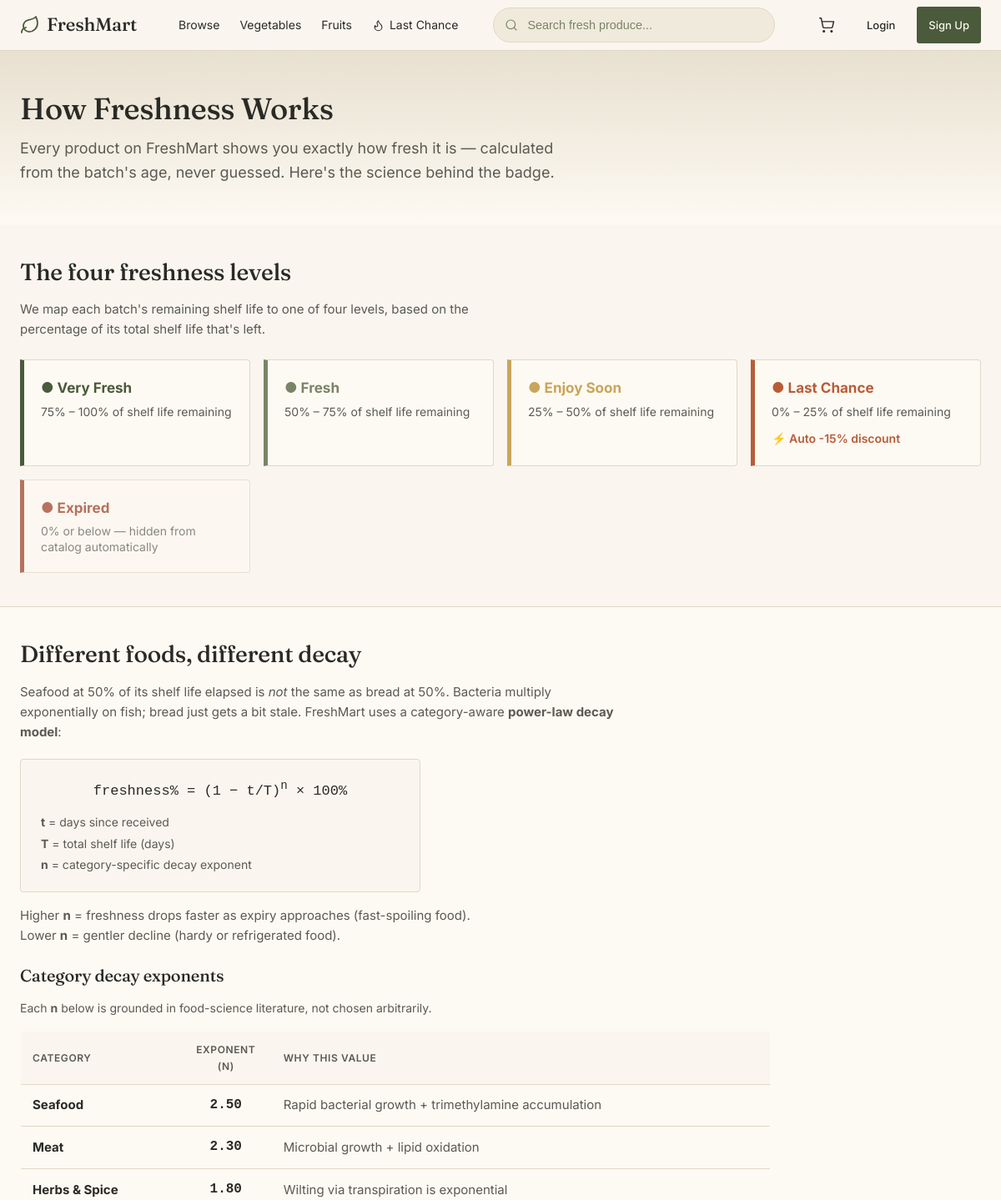
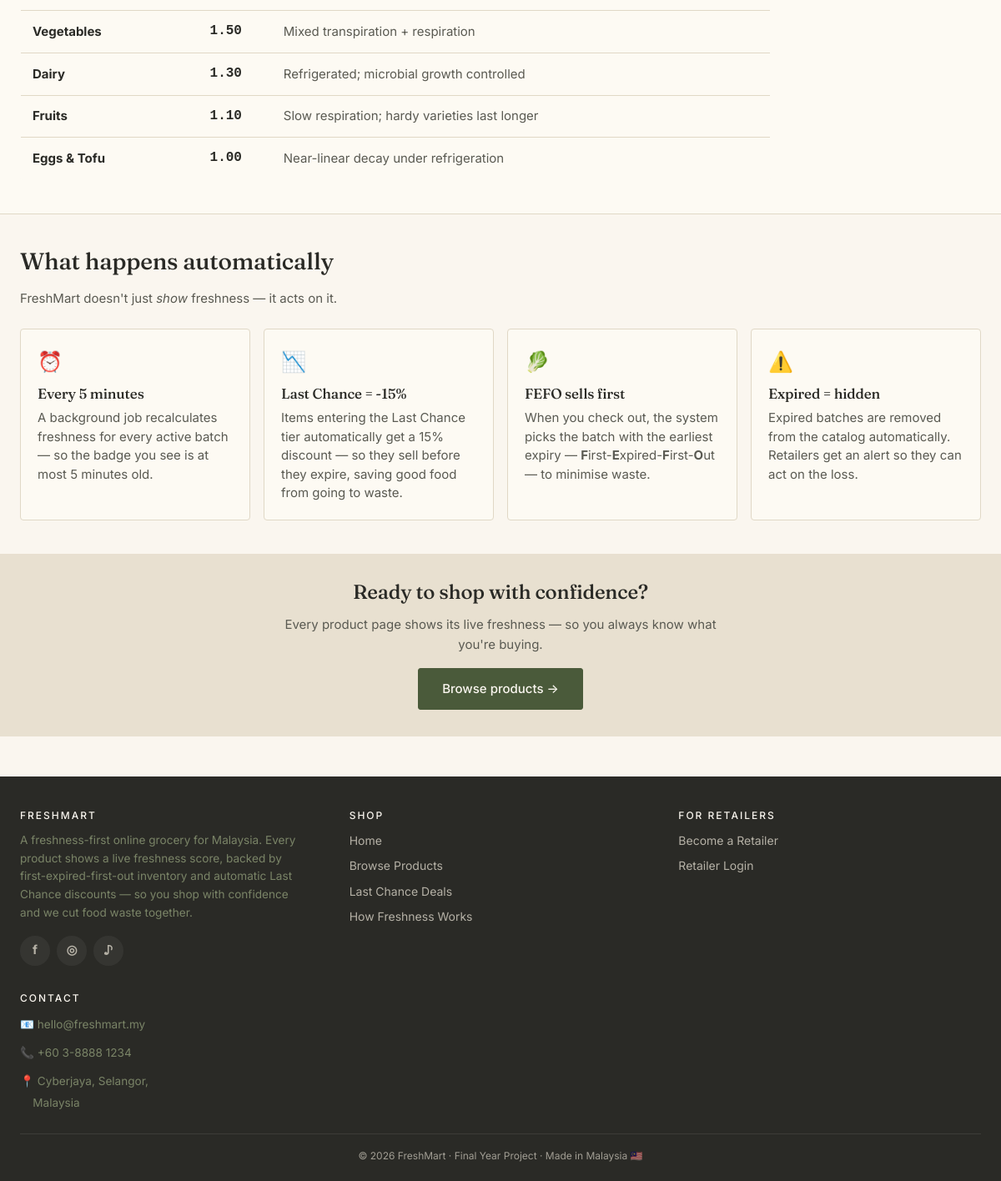
The app's page /public/shop/freshness.php with its own data (2 pictures, top to bottom).
### tables this page shows
CREATE TABLE `freshness_config` (
  `id` bigint(20) UNSIGNED NOT NULL,
  `level_name` enum('VERY_FRESH','FRESH','ENJOY_SOON','LAST_CHANCE') NOT NULL,
  `min_percent` decimal(5,2) NOT NULL,
  `max_percent` decimal(5,2) NOT NULL,
  `color_hex` varchar(7) NOT NULL,
  `label_en` varchar(50) NOT NULL,
  `auto_discount_pct` decimal(5,2) NOT NULL DEFAULT 0.00,
  `alert_retailer` tinyint(1) NOT NULL DEFAULT 0,
  `display_order` int(11) NOT NULL DEFAULT 0,
  `updated_at` timestamp NOT NULL DEFAULT current_timestamp() ON UPDATE current_timestamp()
);

CREATE TABLE `categories` (
  `id` bigint(20) UNSIGNED NOT NULL,
  `name` varchar(100) NOT NULL,
  `slug` varchar(120) NOT NULL,
  `description` text DEFAULT NULL,
  `icon` varchar(50) DEFAULT NULL,
  `default_shelf_life_days` int(11) NOT NULL DEFAULT 7,
  `decay_exponent` decimal(3,2) NOT NULL DEFAULT 1.00,
  `decay_rationale` varchar(255) DEFAULT NULL,
  `display_order` int(11) NOT NULL DEFAULT 0,
  `is_active` tinyint(1) NOT NULL DEFAULT 1,
  `created_at` timestamp NOT NULL DEFAULT current_timestamp(),
  `updated_at` timestamp NOT NULL DEFAULT current_timestamp() ON UPDATE current_timestamp()
);

### includes/db.php (called while the page is built, shortened)
<?php
function db(): PDO
{
    static $pdo = null;
    if ($pdo !== null) {
        return $pdo;
    }
    $dsn = sprintf(
        'mysql:host=%s;port=%s;dbname=%s;charset=%s',
        DB_HOST, DB_PORT, DB_NAME, DB_CHARSET
    );
    $options = [
        PDO::ATTR_ERRMODE            => PDO::ERRMODE_EXCEPTION,
        PDO::ATTR_DEFAULT_FETCH_MODE => PDO::FETCH_ASSOC,
        PDO::ATTR_EMULATE_PREPARES   => false,
        PDO::MYSQL_ATTR_INIT_COMMAND => "SET time_zone = '+08:00', "
                                     . "NAMES utf8mb4 COLLATE utf8mb4_unicode_ci",
    ];
    try {
        $pdo = new PDO($dsn, DB_USER, DB_PASS, $options);
    } catch (PDOException $e) {
        if (APP_DEBUG) {
            die('Database connection failed: ' . $e->getMessage());
        }
        error_log('DB connection failed: ' . $e->getMessage());
        http_response_code(503);
        die('Service temporarily unavailable.');
    }
    return $pdo;
}
function db_run(string $sql, array $params = []): PDOStatement
{
    $stmt = db()->prepare($sql);
    $stmt->execute($params);
    return $stmt;
}
function db_all(string $sql, array $params = []): array
{
    return db_run($sql, $params)->fetchAll();
}

### public/shop/freshness.php (the view, shortened to what this page needs)
<?php
require_once __DIR__ . '/../../includes/db.php';
require_once __DIR__ . '/../../includes/helpers.php';
$config = db_all('SELECT * FROM freshness_config ORDER BY display_order ASC');
$categories = db_all(
    'SELECT name, slug, decay_exponent, decay_rationale
     FROM categories
     WHERE is_active = 1
     ORDER BY decay_exponent DESC'
);
require_once __DIR__ . '/../../includes/header.php';
?>
<section style="background: linear-gradient(180deg, var(--color-primary-light, #e7eadf) 0%, var(--color-surface, #faf8f3) 100%); padding: var(--space-12) 0;">
    <div class="container">
        <h1 style="font-size: 2.25rem; margin: 0 0 var(--space-3); max-width: 720px;">
            How Freshness Works
        </h1>
        <p style="font-size: 1.125rem; max-width: 680px; color: var(--color-text-muted); margin: 0;">
            Every product on FreshMart shows you exactly how fresh it is — calculated from
            the batch's age, never guessed. Here's the science behind the badge.
        </p>
    </div>
</section>
<section class="section" style="padding: var(--space-10) 0;">
    <div class="container">
        <h2 style="font-size: 1.75rem;">The four freshness levels</h2>
        <p style="color: var(--color-text-muted); max-width: 620px; margin: var(--space-2) 0 var(--space-6);">
            We map each batch's remaining shelf life to one of four levels, based on the
            percentage of its total shelf life that's left.
        </p>
        <div style="display: grid; grid-template-columns: repeat(auto-fit, minmax(220px, 1fr)); gap: var(--space-4);">
            <?php foreach ($config as $row): ?>
                <div style="background: var(--color-surface); border: 1px solid var(--color-border);
                            border-left: 5px solid <?= e($row['color_hex']) ?>;
                            padding: var(--space-5); border-radius: 0 var(--radius-lg) var(--radius-lg) 0;">
                    <div style="font-size: 1.0625rem; font-weight: 700; margin-bottom: var(--space-1); color: <?= e($row['color_hex']) ?>;">
                        ● <?= e($row['label_en']) ?>
                    </div>
                    <div style="font-size: 0.875rem; color: var(--color-text-muted); margin-bottom: var(--space-3); line-height: 1.4;">
                        <?= number_format((float) $row['min_percent'], 0) ?>%
                        – <?= number_format((float) $row['max_percent'], 0) ?>%
                        of shelf life remaining
                    </div>
                    <?php if ((float) $row['auto_discount_pct'] > 0): ?>
                        <div style="font-size: 0.875rem; font-weight: 600; color: var(--color-accent, #b85c38);">
                            ⚡ Auto -<?= (int) $row['auto_discount_pct'] ?>% discount
                        </div>
                    <?php endif; ?>
                </div>
            <?php endforeach; ?>
            <div style="background: var(--color-surface); border: 1px solid var(--color-border);
                        border-left: 5px solid #9a3b22;
                        padding: var(--space-5); border-radius: 0 var(--radius-lg) var(--radius-lg) 0; opacity: 0.7;">
                <div style="font-size: 1.0625rem; font-weight: 700; margin-bottom: var(--space-1); color: #9a3b22;">
                    ● Expired
                </div>
                <div style="font-size: 0.875rem; color: var(--color-text-muted); line-height: 1.4;">
                    0% or below — hidden from catalog automatically
                </div>
            </div>
        </div>
    </div>
</section>
<section class="section" style="background: var(--color-surface); border-block: 1px solid var(--color-border); padding: var(--space-10) 0;">
    <div class="container">
        <h2 style="font-size: 1.75rem;">Different foods, different decay</h2>
        <p style="color: var(--color-text-muted); max-width: 720px; margin: var(--space-2) 0 var(--space-5);">
            Seafood at 50% of its shelf life elapsed is <em>not</em> the same as bread at 50%.
            Bacteria multiply exponentially on fish; bread just gets a bit stale. FreshMart
            uses a category-aware <strong>power-law decay model</strong>:
        </p>
        <div style="background: var(--color-bg, #faf8f3); padding: var(--space-5) var(--space-6);
                    border-radius: var(--radius-lg); margin: var(--space-4) 0; max-width: 480px;
                    border: 1px solid var(--color-border);">
            <div style="font-family: var(--font-mono, monospace); font-size: 1.0625rem; text-align: center; margin-bottom: var(--space-3);">
                freshness% = (1 − t/T)<sup>n</sup> × 100%
            </div>
            <div style="font-size: 0.875rem; color: var(--color-text-muted); line-height: 1.8;">
                <strong>t</strong> = days since received<br>
                <strong>T</strong> = total shelf life (days)<br>
                <strong>n</strong> = category-specific decay exponent
            </div>
        </div>
        <p style="color: var(--color-text-muted); margin: var(--space-4) 0 var(--space-2); font-size: 0.9375rem;">
            Higher <strong>n</strong> = freshness drops faster as expiry approaches (fast-spoiling food).<br>
            Lower <strong>n</strong> = gentler decline (hardy or refrigerated food).
        </p>
        <h3 style="font-size: 1.25rem; margin-top: var(--space-6);">Category decay exponents</h3>
        <p style="font-size: 0.875rem; color: var(--color-text-muted); margin-bottom: var(--space-4);">
            Each <strong>n</strong> below is grounded in food-science literature, not chosen arbitrarily.
        </p>
        <table class="data-table" style="max-width: 900px;">
            <thead>
                <tr>
                    <th>Category</th>
                    <th style="text-align: center; width: 110px;">Exponent (n)</th>
                    <th>Why this value</th>
                </tr>
            </thead>
            <tbody>
                <?php foreach ($categories as $c): ?>
                    <tr>
                        <td><strong><?= e($c['name']) ?></strong></td>
                        <td style="text-align: center; font-family: var(--font-mono, monospace); font-size: 1rem; font-weight: 600;">
                            <?= number_format((float) $c['decay_exponent'], 2) ?>
                        </td>
                        <td style="color: var(--color-text-muted); font-size: 0.9375rem;">
                            <?= e($c['decay_rationale'] ?? '—') ?>
                        </td>
                    </tr>
                <?php endforeach; ?>
            </tbody>
        </table>
    </div>
</section>
<section class="section" style="padding: var(--space-10) 0;">
    <div class="container">
        <h2 style="font-size: 1.75rem;">What happens automatically</h2>
        <p style="color: var(--color-text-muted); max-width: 620px; margin: var(--space-2) 0 var(--space-6);">
            FreshMart doesn't just <em>show</em> freshness — it acts on it.
        </p>
        <div style="display: grid; grid-template-columns: repeat(auto-fit, minmax(240px, 1fr)); gap: var(--space-4);">
            <div style="background: var(--color-surface); border: 1px solid var(--color-border); border-radius: var(--radius-lg); padding: var(--space-5);">
                <div style="font-size: 1.5rem; margin-bottom: var(--space-2);">⏰</div>
                <h3 style="font-size: 1.0625rem; margin: 0 0 var(--space-2);">Every 5 minutes</h3>
                <p style="color: var(--color-text-muted); margin: 0; font-size: 0.9375rem; line-height: 1.5;">
                    A background job recalculates freshness for every active batch — so the
                    badge you see is at most 5 minutes old.
                </p>
            </div>
            <div style="background: var(--color-surface); border: 1px solid var(--color-border); border-radius: var(--radius-lg); padding: var(--space-5);">
                <div style="font-size: 1.5rem; margin-bottom: var(--space-2);">📉</div>
                <h3 style="font-size: 1.0625rem; margin: 0 0 var(--space-2);">Last Chance = -15%</h3>
                <p style="color: var(--color-text-muted); margin: 0; font-size: 0.9375rem; line-height: 1.5;">
                    Items entering the Last Chance tier automatically get a 15% discount —
                    so they sell before they expire, saving good food from going to waste.
                </p>
            </div>
            <div style="background: var(--color-surface); border: 1px solid var(--color-border); border-radius: var(--radius-lg); padding: var(--space-5);">
                <div style="font-size: 1.5rem; margin-bottom: var(--space-2);">🥬</div>
                <h3 style="font-size: 1.0625rem; margin: 0 0 var(--space-2);">FEFO sells first</h3>
                <p style="color: var(--color-text-muted); margin: 0; font-size: 0.9375rem; line-height: 1.5;">
                    When you check out, the system picks the batch with the earliest expiry —
                    <strong>F</strong>irst-<strong>E</strong>xpired-<strong>F</strong>irst-<strong>O</strong>ut — to minimise waste.
                </p>
            </div>
            <div style="background: var(--color-surface); border: 1px solid var(--color-border); border-radius: var(--radius-lg); padding: var(--space-5);">
                <div style="font-size: 1.5rem; margin-bottom: var(--space-2);">⚠️</div>
                <h3 style="font-size: 1.0625rem; margin: 0 0 var(--space-2);">Expired = hidden</h3>
                <p style="color: var(--color-text-muted); margin: 0; font-size: 0.9375rem; line-height: 1.5;">
                    Expired batches are removed from the catalog automatically. Retailers
                    get an alert so they can act on the loss.
                </p>
            </div>
        </div>
    </div>
</section>
<section style="background: var(--color-primary-light, #e7eadf); padding: var(--space-8) 0; text-align: center;">
    <div class="container">
        <h2 style="margin: 0 0 var(--space-3); font-size: 1.5rem;">Ready to shop with confidence?</h2>
        <p style="color: var(--color-text-muted); margin: 0 0 var(--space-4); max-width: 520px; margin-left: auto; margin-right: auto;">
            Every product page shows its live freshness — so you always know what you're buying.
        </p>
        <a href="<?= url('/shop/browse.php') ?>" class="btn btn-primary btn-lg">Browse products →</a>
    </div>
</section>
<?php require_once __DIR__ . '/../../includes/footer.php'; ?>

### records on screen
freshness_config: label_en "Very Fresh", min_percent "75", max_percent "100"
freshness_config: label_en "Fresh", min_percent "50", max_percent "75"
freshness_config: label_en "Enjoy Soon", min_percent "25", max_percent "50"
freshness_config: label_en "Last Chance", min_percent "0", max_percent "25", auto_discount_pct "15"
categories: name "Seafood", decay_exponent "2.50", decay_rationale "Rapid bacterial growth + trimethylamine accumulation"
categories: name "Meat", decay_exponent "2.30", decay_rationale "Microbial growth + lipid oxidation"
categories: name "Herbs & Spice", decay_exponent "1.80", decay_rationale "Wilting via transpiration is exponential"
categories: name "Vegetables", decay_exponent "1.50", decay_rationale "Mixed transpiration + respiration"
categories: name "Dairy", decay_exponent "1.30", decay_rationale "Refrigerated; microbial growth controlled"
categories: name "Fruits", decay_exponent "1.10", decay_rationale "Slow respiration; hardy varieties last longer"
categories: name "Eggs & Tofu", decay_exponent "1.00", decay_rationale "Near-linear decay under refrigeration"
